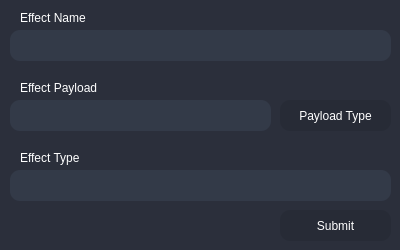
<?xml version="1.0" encoding="UTF-8"?>
<ui version="4.0">
 <author>milan338</author>
 <class>Form</class>
 <widget class="QWidget" name="Form">
  <property name="geometry">
   <rect>
    <x>0</x>
    <y>0</y>
    <width>400</width>
    <height>250</height>
   </rect>
  </property>
  <property name="minimumSize">
   <size>
    <width>400</width>
    <height>250</height>
   </size>
  </property>
  <property name="maximumSize">
   <size>
    <width>400</width>
    <height>250</height>
   </size>
  </property>
  <property name="windowTitle">
   <string>Form</string>
  </property>
  <property name="styleSheet">
   <string notr="true">background-color: rgb(43, 47, 59);</string>
  </property>
  <widget class="QLineEdit" name="input_effect_name">
   <property name="geometry">
    <rect>
     <x>10</x>
     <y>30</y>
     <width>381</width>
     <height>31</height>
    </rect>
   </property>
   <property name="styleSheet">
    <string notr="true">color: rgb(255, 255, 255);
background-color: rgb(51, 58, 72);
border-radius: 10px;</string>
   </property>
   <property name="text">
    <string/>
   </property>
  </widget>
  <widget class="QLineEdit" name="input_effect_payload">
   <property name="geometry">
    <rect>
     <x>10</x>
     <y>100</y>
     <width>261</width>
     <height>31</height>
    </rect>
   </property>
   <property name="styleSheet">
    <string notr="true">color: rgb(255, 255, 255);
background-color: rgb(51, 58, 72);
border-radius: 10px;</string>
   </property>
  </widget>
  <widget class="QPushButton" name="btn_submit">
   <property name="geometry">
    <rect>
     <x>280</x>
     <y>210</y>
     <width>111</width>
     <height>31</height>
    </rect>
   </property>
   <property name="styleSheet">
    <string notr="true">QPushButton {
	color: rgb(255, 255, 255);
	background-color: rgb(39, 43, 54);
	border-radius: 10px;
}

QPushButton:hover {
	background-color: rgb(51, 76, 100);
}

QPushButton:pressed  {
	background-color: rgb(90, 164, 253);
}</string>
   </property>
   <property name="text">
    <string>Submit</string>
   </property>
  </widget>
  <widget class="QLabel" name="label_effect_name">
   <property name="geometry">
    <rect>
     <x>20</x>
     <y>10</y>
     <width>81</width>
     <height>16</height>
    </rect>
   </property>
   <property name="styleSheet">
    <string notr="true">color: rgb(255, 255, 255);</string>
   </property>
   <property name="text">
    <string>Effect Name</string>
   </property>
  </widget>
  <widget class="QLabel" name="label_effect_payload">
   <property name="geometry">
    <rect>
     <x>20</x>
     <y>80</y>
     <width>81</width>
     <height>16</height>
    </rect>
   </property>
   <property name="styleSheet">
    <string notr="true">color: rgb(255, 255, 255);</string>
   </property>
   <property name="text">
    <string>Effect Payload</string>
   </property>
  </widget>
  <widget class="QLabel" name="label_error">
   <property name="geometry">
    <rect>
     <x>10</x>
     <y>220</y>
     <width>231</width>
     <height>20</height>
    </rect>
   </property>
   <property name="styleSheet">
    <string notr="true">color: rgb(255, 0, 0);</string>
   </property>
   <property name="text">
    <string/>
   </property>
  </widget>
  <widget class="QPushButton" name="btn_effect_types">
   <property name="geometry">
    <rect>
     <x>10</x>
     <y>170</y>
     <width>381</width>
     <height>31</height>
    </rect>
   </property>
   <property name="styleSheet">
    <string notr="true">QPushButton
{
	color: rgb(255, 255, 255);
	background-color: rgb(51, 58, 72);
	border-radius: 10px;
 	text-align: left;
	padding: 2px;
}

QPushButton:hover
{
	background-color: rgb(51, 76, 100);
}

QPushButton:pressed 
{
	background-color: rgb(90, 164, 253);
}</string>
   </property>
   <property name="text">
    <string/>
   </property>
  </widget>
  <widget class="QLabel" name="label_effect_type">
   <property name="geometry">
    <rect>
     <x>20</x>
     <y>150</y>
     <width>81</width>
     <height>16</height>
    </rect>
   </property>
   <property name="styleSheet">
    <string notr="true">color: rgb(255, 255, 255);</string>
   </property>
   <property name="text">
    <string>Effect Type</string>
   </property>
  </widget>
  <widget class="QPushButton" name="btn_payload_type">
   <property name="geometry">
    <rect>
     <x>280</x>
     <y>100</y>
     <width>111</width>
     <height>31</height>
    </rect>
   </property>
   <property name="styleSheet">
    <string notr="true">QPushButton {
	color: rgb(255, 255, 255);
	background-color: rgb(39, 43, 54);
	border-radius: 10px;
}

QPushButton:hover {
	background-color: rgb(51, 76, 100);
}

QPushButton:pressed  {
	background-color: rgb(90, 164, 253);
}</string>
   </property>
   <property name="text">
    <string>Payload Type</string>
   </property>
  </widget>
 </widget>
 <resources/>
 <connections/>
</ui>
